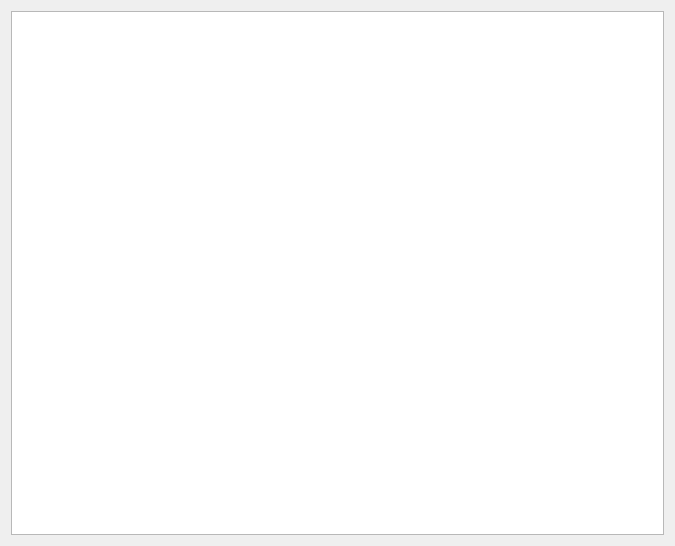
<?xml version="1.0" encoding="UTF-8"?>
<ui version="4.0">
 <class>log_page</class>
 <widget class="QWidget" name="log_page">
  <property name="geometry">
   <rect>
    <x>0</x>
    <y>0</y>
    <width>675</width>
    <height>546</height>
   </rect>
  </property>
  <property name="windowTitle">
   <string>Form</string>
  </property>
  <layout class="QVBoxLayout" name="verticalLayout">
   <item>
    <widget class="QTextEdit" name="textEdit"/>
   </item>
  </layout>
 </widget>
 <resources/>
 <connections/>
</ui>
